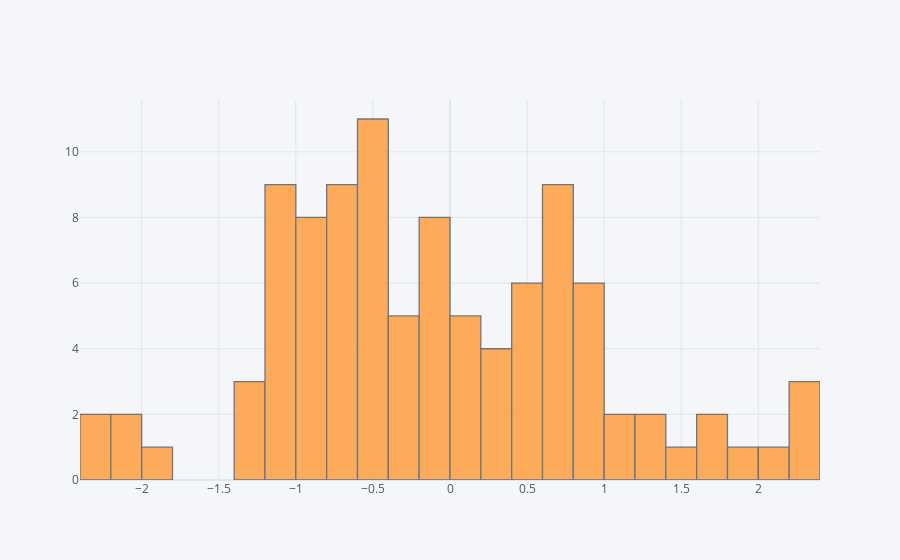

The notebook cell saved with this chart:
### Markdown cell above
## histogram

### Code cell
df['A'].iplot(kind='hist',bins=25)

### Figure 1 — Plotly figure (JSON) as saved in the notebook; plotly's stock layout.template omitted (floating-point values rounded to 4 significant figures)
{"data": [{"histfunc": "count", "histnorm": "", "marker": {"color": "rgba(255, 153, 51, 1.0)", "line": {"color": "#4D5663", "width": 1.3}}, "name": "A", "nbinsx": 25, "opacity": 0.8, "orientation": "v", "type": "histogram", "x": [-0.8518, -0.04342, -0.5212, 0.3463, -0.7459, -0.3006, -2.294, -0.6513, 0.5063, -0.00969, 0.6878, 0.9626, 1.917, -0.4567, -1.171, 2.245, -0.2844, 2.2, -1.162, -0.8567, -1.021, 0.5704, 0.95, -0.6157, -0.7507, -0.1625, -0.6594, -0.9954, -1.021, 0.9286, 0.334, 2.004, -1.055, 2.285, -1.375, -0.165, 0.5859, -0.1834, 0.5932, -1.042, 1.749, -0.5818, 1.232, 0.9294, 0.352, 0.7996, -0.413, 0.6949, 1.522, 0.9258, -0.973, -0.6262, -0.7064, -0.5578, -1.115, 0.1417, -0.5009, -2.133, -0.4275, -1.305, 0.1256, -0.5779, -2.344, -0.9404, 1.011, -1.158, -0.3209, -0.2656, 0.5599, 0.6542, -0.5045, 1.266, -0.7708, 0.7606, -1.364, -0.7015, 0.1143, 0.9554, -0.5705, -1.073, -0.1619, -0.1557, 0.009924, 0.7915, -1.936, -0.08462, 0.699, -0.5784, 0.2954, -0.9237, -2.029, -0.3487, -0.8557, 0.4574, 1.683, 0.01789, 0.7431, 1.047, -0.8759, 0.7613]}], "layout": {"autosize": true, "barmode": "overlay", "legend": {"bgcolor": "#F5F6F9", "font": {"color": "#4D5663"}}, "paper_bgcolor": "#F5F6F9", "plot_bgcolor": "#F5F6F9", "title": {"font": {"color": "#4D5663"}}, "xaxis": {"autorange": true, "gridcolor": "#E1E5ED", "range": [-2.4, 2.4], "showgrid": true, "tickfont": {"color": "#4D5663"}, "title": {"font": {"color": "#4D5663"}, "text": ""}, "type": "linear", "zerolinecolor": "#E1E5ED"}, "yaxis": {"autorange": true, "gridcolor": "#E1E5ED", "range": [0, 11.58], "showgrid": true, "tickfont": {"color": "#4D5663"}, "title": {"font": {"color": "#4D5663"}, "text": ""}, "zerolinecolor": "#E1E5ED"}}}
